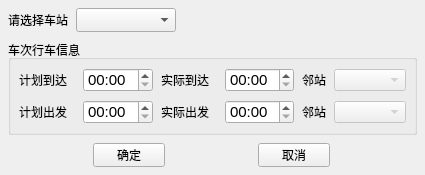
<?xml version="1.0" encoding="UTF-8"?>
<ui version="4.0">
 <class>ManualPointReportingWidgert</class>
 <widget class="QWidget" name="ManualPointReportingWidgert">
  <property name="geometry">
   <rect>
    <x>0</x>
    <y>0</y>
    <width>425</width>
    <height>170</height>
   </rect>
  </property>
  <property name="windowTitle">
   <string>人工报点</string>
  </property>
  <layout class="QVBoxLayout" name="verticalLayout" stretch="0,1,0">
   <property name="spacing">
    <number>8</number>
   </property>
   <property name="leftMargin">
    <number>8</number>
   </property>
   <property name="topMargin">
    <number>8</number>
   </property>
   <property name="rightMargin">
    <number>8</number>
   </property>
   <property name="bottomMargin">
    <number>8</number>
   </property>
   <item>
    <layout class="QHBoxLayout" name="horizontalLayout">
     <item>
      <widget class="QLabel" name="label">
       <property name="minimumSize">
        <size>
         <width>0</width>
         <height>24</height>
        </size>
       </property>
       <property name="maximumSize">
        <size>
         <width>16777215</width>
         <height>24</height>
        </size>
       </property>
       <property name="text">
        <string>请选择车站</string>
       </property>
      </widget>
     </item>
     <item>
      <widget class="QComboBox" name="stationNameCombo">
       <property name="minimumSize">
        <size>
         <width>100</width>
         <height>24</height>
        </size>
       </property>
       <property name="maximumSize">
        <size>
         <width>100</width>
         <height>24</height>
        </size>
       </property>
      </widget>
     </item>
     <item>
      <spacer name="horizontalSpacer">
       <property name="orientation">
        <enum>Qt::Horizontal</enum>
       </property>
       <property name="sizeHint" stdset="0">
        <size>
         <width>40</width>
         <height>20</height>
        </size>
       </property>
      </spacer>
     </item>
    </layout>
   </item>
   <item>
    <widget class="QGroupBox" name="groupBox">
     <property name="title">
      <string>车次行车信息</string>
     </property>
     <layout class="QGridLayout" name="gridLayout">
      <property name="leftMargin">
       <number>8</number>
      </property>
      <property name="topMargin">
       <number>8</number>
      </property>
      <property name="rightMargin">
       <number>8</number>
      </property>
      <property name="bottomMargin">
       <number>8</number>
      </property>
      <property name="spacing">
       <number>8</number>
      </property>
      <item row="0" column="0">
       <widget class="QLabel" name="label_2">
        <property name="minimumSize">
         <size>
          <width>56</width>
          <height>24</height>
         </size>
        </property>
        <property name="maximumSize">
         <size>
          <width>56</width>
          <height>24</height>
         </size>
        </property>
        <property name="text">
         <string>计划到达</string>
        </property>
       </widget>
      </item>
      <item row="1" column="3">
       <widget class="QDateTimeEdit" name="factdepartTimeEdit">
        <property name="minimumSize">
         <size>
          <width>0</width>
          <height>24</height>
         </size>
        </property>
        <property name="maximumSize">
         <size>
          <width>16777215</width>
          <height>24</height>
         </size>
        </property>
        <property name="font">
         <font>
          <family>Arial</family>
          <pointsize>11</pointsize>
         </font>
        </property>
        <property name="displayFormat">
         <string>HH:mm</string>
        </property>
       </widget>
      </item>
      <item row="1" column="1">
       <widget class="QDateTimeEdit" name="planDepartTimeEdit">
        <property name="minimumSize">
         <size>
          <width>0</width>
          <height>24</height>
         </size>
        </property>
        <property name="maximumSize">
         <size>
          <width>16777215</width>
          <height>24</height>
         </size>
        </property>
        <property name="font">
         <font>
          <family>Arial</family>
          <pointsize>11</pointsize>
         </font>
        </property>
        <property name="displayFormat">
         <string>HH:mm</string>
        </property>
       </widget>
      </item>
      <item row="0" column="4">
       <widget class="QLabel" name="label_6">
        <property name="minimumSize">
         <size>
          <width>24</width>
          <height>24</height>
         </size>
        </property>
        <property name="maximumSize">
         <size>
          <width>24</width>
          <height>24</height>
         </size>
        </property>
        <property name="text">
         <string>邻站</string>
        </property>
       </widget>
      </item>
      <item row="0" column="2">
       <widget class="QLabel" name="label_3">
        <property name="minimumSize">
         <size>
          <width>56</width>
          <height>24</height>
         </size>
        </property>
        <property name="maximumSize">
         <size>
          <width>56</width>
          <height>24</height>
         </size>
        </property>
        <property name="text">
         <string>实际到达</string>
        </property>
       </widget>
      </item>
      <item row="0" column="3">
       <widget class="QDateTimeEdit" name="factArriveTimeEdit">
        <property name="minimumSize">
         <size>
          <width>0</width>
          <height>24</height>
         </size>
        </property>
        <property name="maximumSize">
         <size>
          <width>16777215</width>
          <height>24</height>
         </size>
        </property>
        <property name="font">
         <font>
          <family>Arial</family>
          <pointsize>11</pointsize>
         </font>
        </property>
        <property name="displayFormat">
         <string>HH:mm</string>
        </property>
       </widget>
      </item>
      <item row="0" column="1">
       <widget class="QDateTimeEdit" name="planArriveTimeEdit">
        <property name="minimumSize">
         <size>
          <width>0</width>
          <height>24</height>
         </size>
        </property>
        <property name="maximumSize">
         <size>
          <width>16777215</width>
          <height>24</height>
         </size>
        </property>
        <property name="font">
         <font>
          <family>Arial</family>
          <pointsize>11</pointsize>
         </font>
        </property>
        <property name="displayFormat">
         <string>HH:mm</string>
        </property>
       </widget>
      </item>
      <item row="1" column="2">
       <widget class="QLabel" name="label_5">
        <property name="minimumSize">
         <size>
          <width>56</width>
          <height>24</height>
         </size>
        </property>
        <property name="maximumSize">
         <size>
          <width>56</width>
          <height>24</height>
         </size>
        </property>
        <property name="text">
         <string>实际出发</string>
        </property>
       </widget>
      </item>
      <item row="1" column="0">
       <widget class="QLabel" name="label_4">
        <property name="minimumSize">
         <size>
          <width>56</width>
          <height>24</height>
         </size>
        </property>
        <property name="maximumSize">
         <size>
          <width>56</width>
          <height>24</height>
         </size>
        </property>
        <property name="text">
         <string>计划出发</string>
        </property>
       </widget>
      </item>
      <item row="0" column="5">
       <widget class="QComboBox" name="comboBox_2">
        <property name="enabled">
         <bool>false</bool>
        </property>
       </widget>
      </item>
      <item row="1" column="5">
       <widget class="QComboBox" name="comboBox_3">
        <property name="enabled">
         <bool>false</bool>
        </property>
       </widget>
      </item>
      <item row="1" column="4">
       <widget class="QLabel" name="label_7">
        <property name="minimumSize">
         <size>
          <width>24</width>
          <height>24</height>
         </size>
        </property>
        <property name="maximumSize">
         <size>
          <width>24</width>
          <height>24</height>
         </size>
        </property>
        <property name="text">
         <string>邻站</string>
        </property>
       </widget>
      </item>
     </layout>
    </widget>
   </item>
   <item>
    <layout class="QHBoxLayout" name="horizontalLayout_2">
     <item>
      <widget class="QPushButton" name="pushButton">
       <property name="minimumSize">
        <size>
         <width>72</width>
         <height>24</height>
        </size>
       </property>
       <property name="maximumSize">
        <size>
         <width>72</width>
         <height>24</height>
        </size>
       </property>
       <property name="text">
        <string>确定</string>
       </property>
      </widget>
     </item>
     <item>
      <widget class="QPushButton" name="pushButton_2">
       <property name="minimumSize">
        <size>
         <width>72</width>
         <height>24</height>
        </size>
       </property>
       <property name="maximumSize">
        <size>
         <width>72</width>
         <height>24</height>
        </size>
       </property>
       <property name="text">
        <string>取消</string>
       </property>
      </widget>
     </item>
    </layout>
   </item>
  </layout>
 </widget>
 <resources/>
 <connections/>
</ui>
